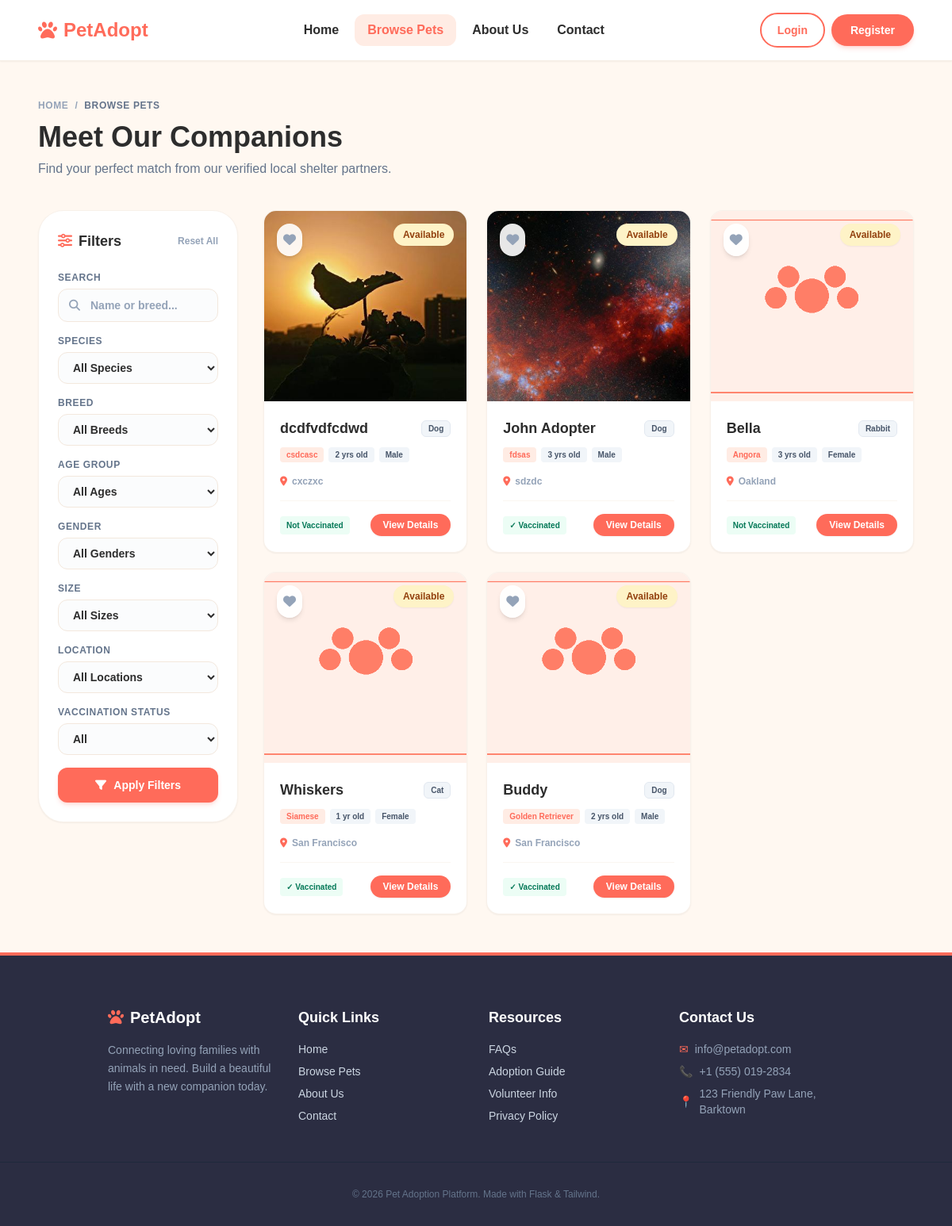
/pets, run on an earlier commit of the app's database.
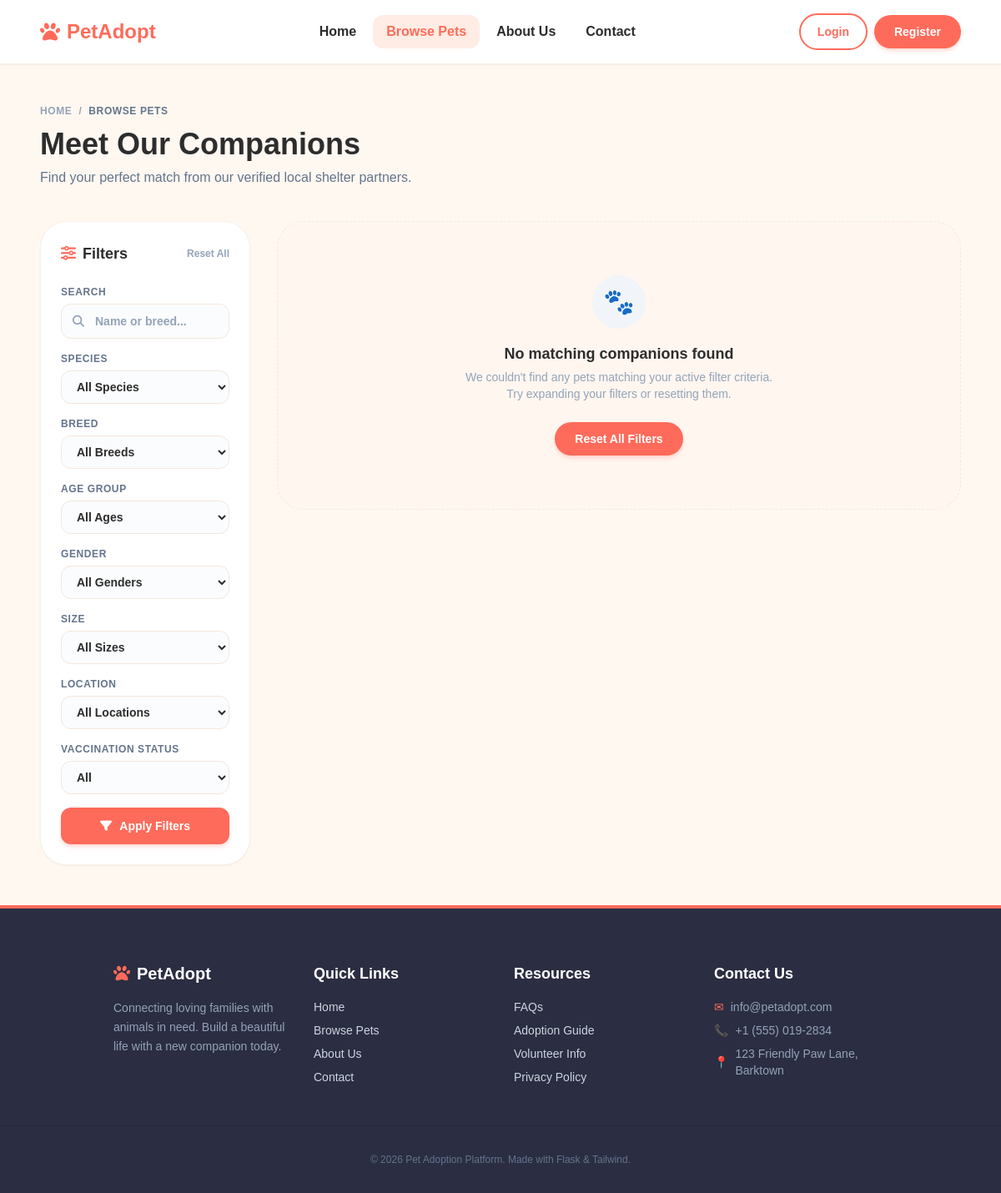
And on a later commit of the database.
### models.py (models this page shows, shortened)
class Pet(db.Model):
    __tablename__ = 'pets'
    id = db.Column(db.Integer, primary_key=True)
    name = db.Column(db.String(100), nullable=False)
    species = db.Column(db.String(50), nullable=False)  # Dog, Cat, Rabbit, Bird, Other
    breed = db.Column(db.String(100), nullable=True)
    age = db.Column(db.Integer, nullable=True)
    gender = db.Column(db.String(20), nullable=False)  # Male, Female
    size = db.Column(db.String(20), nullable=False)  # Small, Medium, Large
    color = db.Column(db.String(50), nullable=True)
    description = db.Column(db.Text, nullable=True)
    photo = db.Column(db.String(255), nullable=True, default='default_pet.png')
    location = db.Column(db.String(100), nullable=False)
    vaccinated = db.Column(db.Boolean, default=False)
    is_adopted = db.Column(db.Boolean, default=False)
    shelter_id = db.Column(db.Integer, db.ForeignKey('users.id'), nullable=False)
    created_at = db.Column(db.DateTime, default=datetime.utcnow)
    applications = db.relationship('AdoptionApplication', backref='pet', lazy=True, cascade="all, delete-orphan")

### pet_routes.py (the view, shortened to what this page needs)
@pets_bp.route('/pets')
def pet_list():
    query = Pet.query.filter_by(is_adopted=False)
    search = request.args.get('search', '').strip()
    species = request.args.get('species', '').strip()
    breed = request.args.get('breed', '').strip()
    gender = request.args.get('gender', '').strip()
    size = request.args.get('size', '').strip()
    location = request.args.get('location', '').strip()
    age_group = request.args.get('age_group', '').strip()
    vaccinated = request.args.get('vaccinated', '').strip()
    if search:
        query = query.filter(db.or_(Pet.name.ilike(f'%{search}%'), Pet.breed.ilike(f'%{search}%')))
    if species:
        query = query.filter_by(species=species)
    if breed:
        query = query.filter_by(breed=breed)
    if gender:
        query = query.filter_by(gender=gender)
    if size:
        query = query.filter_by(size=size)
    if location:
        query = query.filter_by(location=location)
    if vaccinated == 'yes':
        query = query.filter_by(vaccinated=True)
    elif vaccinated == 'no':
        query = query.filter_by(vaccinated=False)
    pets = query.order_by(Pet.created_at.desc()).all()
    all_breeds = db.session.query(Pet.breed).filter(Pet.is_adopted == False, Pet.breed != None).distinct().all()
    all_breeds = sorted([b[0] for b in all_breeds if b[0]])
    all_locations = db.session.query(Pet.location).filter(Pet.is_adopted == False, Pet.location != None).distinct().all()
    all_locations = sorted([l[0] for l in all_locations if l[0]])
    return render_template('pets/pet_list.html',
                           pets=pets,
                           all_breeds=all_breeds,
                           all_locations=all_locations,
                           search=search,
                           species_filter=species,
                           breed_filter=breed,
                           gender_filter=gender,
                           size_filter=size,
                           location_filter=location,
                           age_group_filter=age_group,
                           vaccinated_filter=vaccinated)

### templates/pets/pet_list.html (shortened to what the changed rows need)
{% extends 'base.html' %}
{% block content %}
<div class="container mx-auto max-w-7xl px-6 md:px-12 py-12">
    <div class="mb-10 text-left animate-fade-in-up">
        <div class="flex flex-col md:flex-row md:items-end justify-between gap-4">
            <div>
                <h1 class="text-3xl md:text-4xl font-black text-dark mb-2">Meet Our Companions</h1>
            </div>
        </div>
    </div>
    <div class="lg:grid lg:grid-cols-12 lg:gap-8 items-start">
        <aside class="hidden lg:block lg:col-span-3 sticky top-24 bg-white border border-border/60 rounded-[32px] p-6 shadow-sm">
            <div class="flex justify-between items-center mb-6">
                <h2 class="text-lg font-black text-dark flex items-center gap-2">
                    <i class="fa-solid fa-sliders text-primary"></i> Filters
                </h2>
            </div>
        </aside>
        <main class="lg:col-span-9">
            <div class="grid grid-cols-1 sm:grid-cols-2 lg:grid-cols-3 gap-6">
                {% if pets %}
                    {% for pet in pets %}
                        <div class="group bg-white border border-border/60 rounded-2xl overflow-hidden shadow-sm hover:shadow-xl hover:border-primary/30 flex flex-col h-full transition-all duration-300 transform hover:-translate-y-2">
                            <div class="relative h-[240px] overflow-hidden">
                                <button
                                  data-pet-id="{{ pet.id }}"
                                  class="fav-btn absolute top-4 left-4 p-2 bg-white/90 backdrop-blur-sm rounded-full shadow-md text-slate-400 hover:text-red-500 hover:scale-110 active:scale-95 transition-all z-10"
                                >
                                    <i class="fa-solid fa-heart text-base"></i>
                                </button>
                                <span class="absolute top-4 right-4 text-xs font-bold px-3 py-1.5 bg-amber-100 text-amber-800 rounded-full shadow-sm">
                                    Available
                                </span>
                                {% if pet.photo %}
                                    <img
                                      src="{{ url_for('static', filename='uploads/pet_photos/' + pet.photo) }}"
                                      alt="{{ pet.name }}"
                                      class="w-full h-full object-cover transition-transform duration-500 group-hover:scale-105"
                                    />
                                {% else %}
                                    <img
                                      src="{{ url_for('static', filename='uploads/pet_photos/default_pet.png') }}"
                                      alt="{{ pet.name }}"
                                      class="w-full h-full object-cover transition-transform duration-500 group-hover:scale-105"
                                    />
                                {% endif %}
                            </div>
                            <div class="p-5 flex-grow flex flex-col justify-between text-left">
                                <div>
                                    <div class="flex justify-between items-center mb-2.5">
                                        <h3 class="text-lg font-black text-dark group-hover:text-primary transition-colors">{{ pet.name }}</h3>
                                        <span class="text-[10px] font-bold px-2 py-0.5 bg-slate-100 border border-slate-200 text-slate-600 rounded-md">
                                            {{ pet.species }}
                                        </span>
                                    </div>
                                    <div class="flex flex-wrap gap-1.5 mb-4">
                                        <span class="text-[10px] font-semibold px-2 py-0.5 bg-primary-light text-primary rounded">
                                            {% if pet.breed %}{{ pet.breed }}{% else %}Mixed Breed{% endif %}
                                        </span>
                                        <span class="text-[10px] font-semibold px-2 py-0.5 bg-slate-100 text-slate-600 rounded">
                                            {{ pet.age }} {% if pet.age == 1 %}yr{% else %}yrs{% endif %} old
                                        </span>
                                        <span class="text-[10px] font-semibold px-2 py-0.5 bg-slate-100 text-slate-600 rounded">
                                            {{ pet.gender }}
                                        </span>
                                    </div>
                                    <div class="flex items-center gap-1.5 text-slate-400 text-xs mb-4 font-semibold">
                                        <i class="fa-solid fa-location-dot text-primary"></i>
                                        <span>{{ pet.location }}</span>
                                    </div>
                                </div>
                                <div class="border-t border-border/40 pt-4 flex justify-between items-center">
                                    <span class="text-[10px] font-bold px-2 py-1 bg-emerald-50 text-emerald-700 rounded">
                                        {% if pet.vaccinated %}✓ Vaccinated{% else %}Not Vaccinated{% endif %}
                                    </span>
                                    <a href="{{ url_for('pets.pet_detail', pet_id=pet.id) }}" class="py-1.5 px-4 bg-primary hover:bg-primary-hover text-white font-bold rounded-full text-xs shadow-sm transition-all active:scale-95">
                                        View Details
                                    </a>
                                </div>
                            </div>
                        </div>
                    {% endfor %}
                {% else %}
                    <div class="col-span-full py-16 px-6 bg-primary-light/10 border border-dashed border-border rounded-[32px] text-center">
                        <div class="w-16 h-16 bg-slate-100 rounded-full flex items-center justify-center text-3xl mx-auto mb-4">
                            🐾
                        </div>
                        <h3 class="text-lg font-black text-dark mb-1">No matching companions found</h3>
                        <p class="text-slate-400 text-sm max-w-sm mx-auto mb-6">We couldn't find any pets matching your active filter criteria. Try expanding your filters or resetting them.</p>
                        <a href="{{ url_for('pets.pet_list') }}" class="inline-flex py-2.5 px-6 bg-primary hover:bg-primary-hover text-white font-bold rounded-full text-sm shadow-md shadow-primary/20 transition-all active:scale-95">
                            Reset All Filters
                        </a>
                    </div>
                {% endif %}
            </div>
        </main>
    </div>
</div>
{% endblock %}

What changed in the data, as far as the page shows it:
removed Pet: photo (picture), name "dcdfvdfcdwd", species "Dog", breed "csdcasc", age "2", shows "yrs", gender "Male", location "cxczxc", vaccinated "Not Vaccinated"
no longer on this page (row edited): Pet: photo (picture), name "John Adopter", species "Dog", breed "fdsas", age "3", shows "yrs", gender "Male", location "sdzdc", vaccinated "✓ Vaccinated"
no longer on this page (row edited): Pet: photo (placeholder picture), name "Bella", species "Rabbit", breed "Angora", age "3", shows "yrs", gender "Female", location "Oakland", vaccinated "Not Vaccinated"
no longer on this page (row edited): Pet: photo (placeholder picture), name "Whiskers", species "Cat", breed "Siamese", age "1", shows "yr", gender "Female", location "San Francisco", vaccinated "✓ Vaccinated"
no longer on this page (row edited): Pet: photo (placeholder picture), name "Buddy", species "Dog", breed "Golden Retriever", age "2", shows "yrs", gender "Male", location "San Francisco", vaccinated "✓ Vaccinated"
Also different on the page:
text now shown: "🐾 No matching companions found We couldn't find any pets matching your active filter criteria. Try expanding your filters or resetting them. Reset All Filters"
